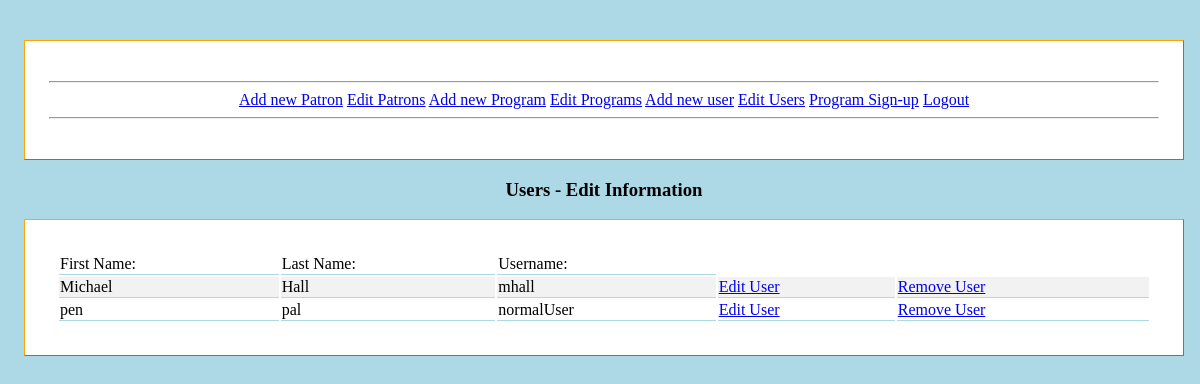
Screenshot of /searchUser.php (signed in) with the database file from the repository.
### tables this page shows
CREATE TABLE `spplUsers` (
  `userId` int(11) NOT NULL AUTO_INCREMENT,
  `username` varchar(30) DEFAULT NULL,
  `password` varchar(255) DEFAULT NULL,
  `adminPriv` char(1) DEFAULT NULL,
  `firstName` varchar(20) DEFAULT NULL,
  `lastName` varchar(25) DEFAULT NULL,
  `email` varchar(150) DEFAULT NULL,
  PRIMARY KEY (`userId`)
);

### searchUser.php (the view, shortened to what this page needs)
<?php
    require_once('navbar.php');
?>
<!DOCTYPE html PUBLIC "-//W3C//DTD XHTML 1.0 Transitional//EN"
    "http://www.w3.org/TR/xhtml1/DTD/xhtml1-transitional.dtd">
<html xmlns="http://www.w3.org/1999/xhtml" xml:lang="en" lang="en">
<head>
    <link rel="stylesheet" type="text/css" href="styleSheets/style.css" />
</head>
<body>
    <div>
    <h3>Users - Edit Information</h3>
        <div id="wrapper">
        <table>
        <tr><td>First Name:    </td>
            <td>Last Name:    </td>
            <td>Username:    </td></tr>
        <?php
            $dbc = mysqli_connect(DB_HOST, DB_USER, DB_PASSWORD, DB_NAME)
                    or die('Error connecting to the database');
            $query = "select userId, firstName, lastName, username from spplUsers";
            $data = mysqli_query($dbc, $query)
                    or die('Error retreving user data');
            while ($row = mysqli_fetch_array($data)) {
                echo '<tr><td>' . $row['firstName']. '    </td>';
                echo '<td>' . $row['lastName']. '    </td>';
                echo '<td>' . $row['username']. '    </td>';
                echo '<td><a href="editUser.php?id=' . $row['userId'] . '">Edit User<a>    </td>';
                echo '<td><a href="removeUser.php?id=' . $row['userId'] . '">Remove User<a>    </td>';
            }
        ?>
        </table>
        </div>
    </div>
</body>
</html>

### styleSheets/style.css (style rules this page uses)
body { padding: 1em .5em .5em 1em; background-color: lightblue; }
h3 { text-align: center; }
#wrapper { margin-left: auto; margin-right: auto; margin-top: 1em; max-width: 80em; background-color: white; border: .1em outset orange; padding: 1.5em; text-align: center; }
table { padding: .5em; width: 100%; }
th, td { border-bottom:1px solid lightblue; }
tr:nth-child(even) { background-color: #f2f2f2; }

### rows the page displays
spplusers: firstName "Michael", lastName "Hall", username "mhall"
spplusers: firstName "pen", lastName "pal", username "normalUser"
